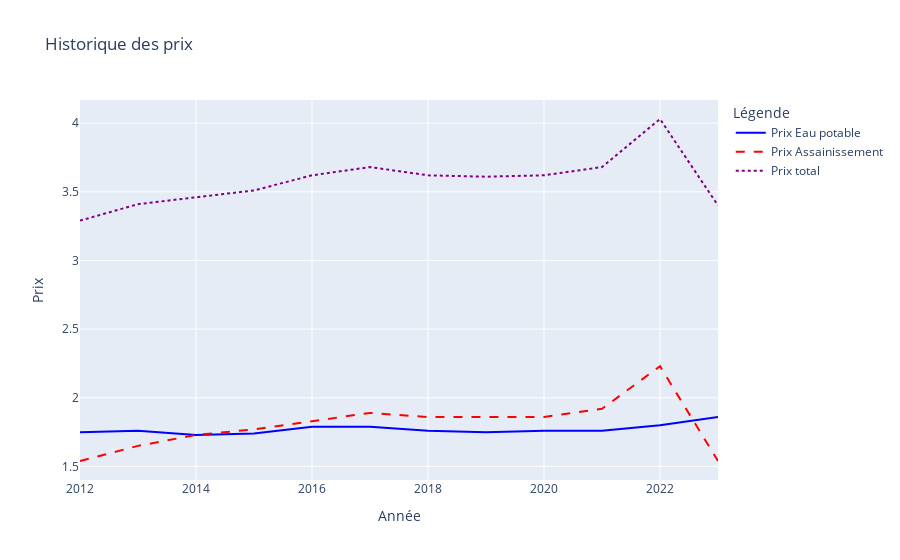

The code cell stored with this chart in its notebook:
### Code cell
import plotly.express as pk
import seaborn as sns
import matplotlib.pyplot as plt
import plotly.graph_objects as go

# Création de la figure
fig = go.Figure()

# Ajouter plusieurs courbes
fig.add_trace(go.Scatter(x=tarif_com['Année'], y=tarif_com['D102.0'], mode='lines', name='Prix Eau potable', line=dict(color='blue')))
fig.add_trace(go.Scatter(x=tarif_com['Année'], y=tarif_com['D204.0'], mode='lines', name='Prix Assainissement', line=dict(color='red', dash='dash')))
fig.add_trace(go.Scatter(x=tarif_com['Année'], y=tarif_com['prix_total'], mode='lines', name='Prix total', line=dict(color='purple', dash='dot')))

# Personnalisation
fig.update_layout(
    title="Historique des prix",
    xaxis_title="Année",
    yaxis_title="Prix",
    template="plotly",  # Autres options : "plotly", "ggplot2", "seaborn", "plotly_dark", etc.
    legend=dict(title="Légende")
)
# Afficher
fig.show()

### Figure 1 — Plotly figure (JSON) as saved in the notebook; plotly's stock layout.template omitted (floating-point values rounded to 4 significant figures)
{"data": [{"line": {"color": "blue"}, "mode": "lines", "name": "Prix Eau potable", "type": "scatter", "x": [2012, 2013, 2014, 2015, 2016, 2017, 2018, 2019, 2020, 2021, 2022, 2023], "y": [1.75, 1.76, 1.73, 1.74, 1.79, 1.79, 1.76, 1.75, 1.76, 1.76, 1.8, 1.86]}, {"line": {"color": "red", "dash": "dash"}, "mode": "lines", "name": "Prix Assainissement", "type": "scatter", "x": [2012, 2013, 2014, 2015, 2016, 2017, 2018, 2019, 2020, 2021, 2022, 2023], "y": [1.54, 1.65, 1.73, 1.77, 1.83, 1.89, 1.86, 1.86, 1.86, 1.92, 2.23, 1.54]}, {"line": {"color": "purple", "dash": "dot"}, "mode": "lines", "name": "Prix total", "type": "scatter", "x": [2012, 2013, 2014, 2015, 2016, 2017, 2018, 2019, 2020, 2021, 2022, 2023], "y": [3.29, 3.41, 3.46, 3.51, 3.62, 3.68, 3.62, 3.61, 3.62, 3.68, 4.03, 3.4]}], "layout": {"legend": {"title": {"text": "Légende"}}, "title": {"text": "Historique des prix"}, "xaxis": {"title": {"text": "Année"}}, "yaxis": {"title": {"text": "Prix"}}}}
